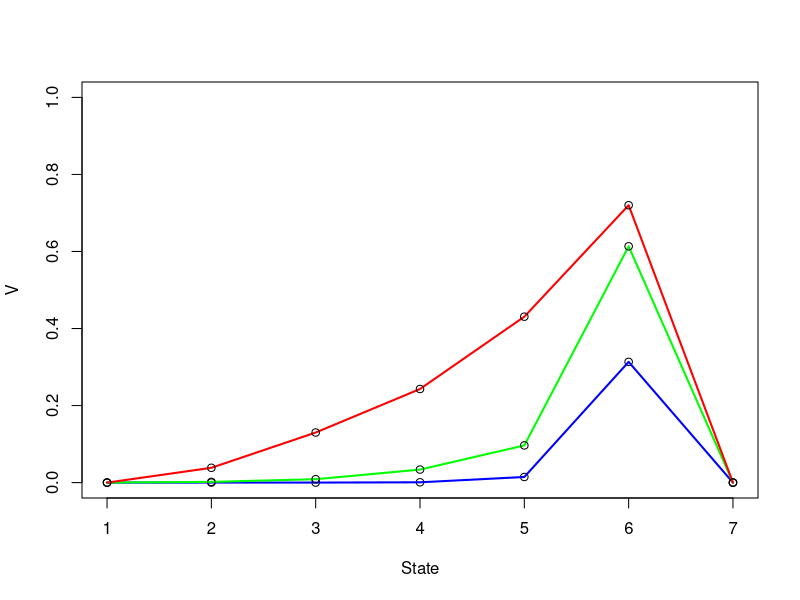
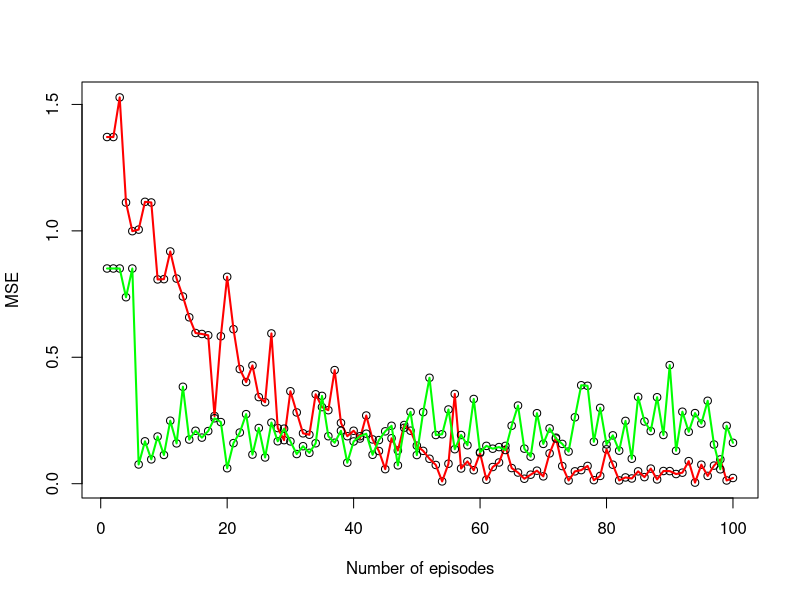
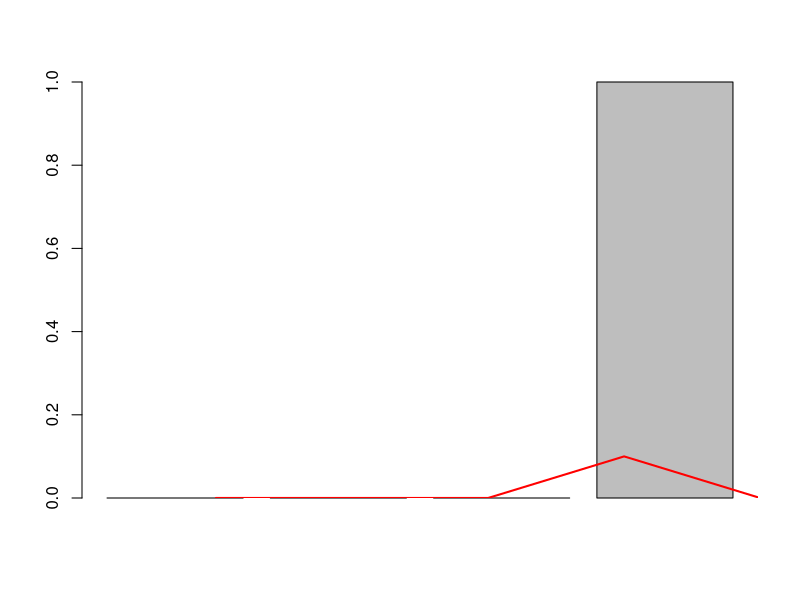
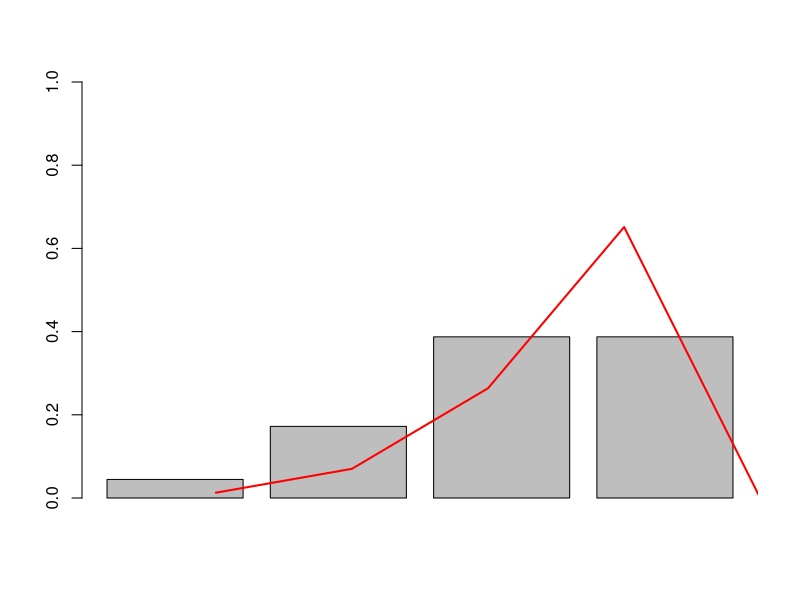
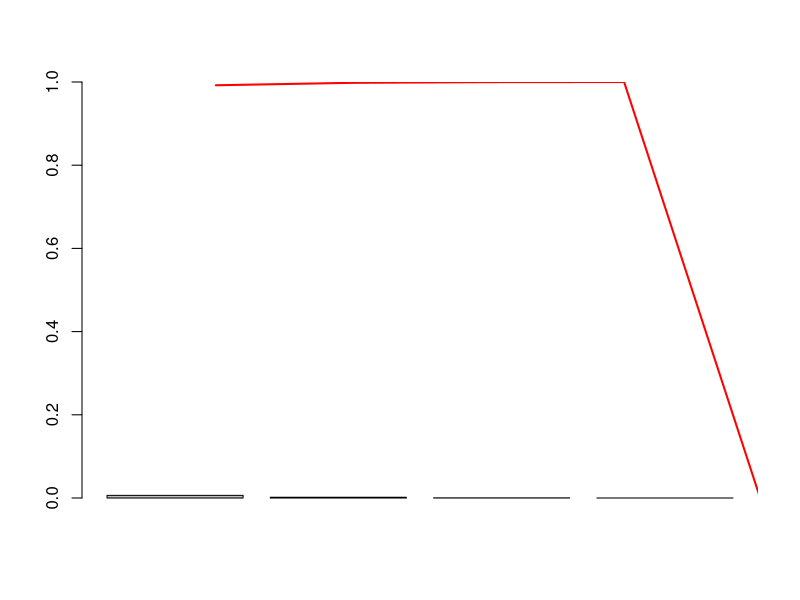
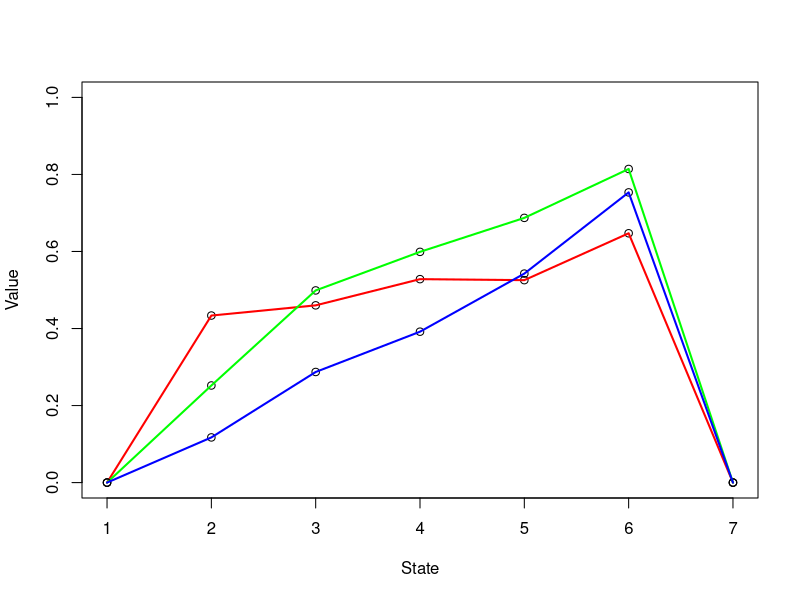

Source code (R) for these figures, in order:
## ---- chunk 1
TD_learn <- function(begin_state, reward_mat, alpha, gamma, episodes)
{
  values <- integer(length(reward_mat))
  for(i in 1:episodes)
  {
    current_state = begin_state
    while(current_state != 1 && current_state != length(reward_mat))
    {
      if(rbinom(1, 1, 0.5) == 0)
      {
        next_state = current_state - 1
      }
      else
      {
        next_state  = current_state + 1
      }
      delta = reward_mat[next_state] + gamma*values[next_state] - values[current_state]
      values[current_state] = values[current_state] + alpha*delta
      current_state = next_state
    }
  }
  return(values)
}
begin_state = 4
reward_mat = c(0, 0, 0, 0, 0, 0, 1)
alpha = 0.1
gamma = 1
episodes = 100

TD_learn(begin_state, reward_mat, alpha, gamma, episodes)
## ---- chunk 2
begin_state = 4
reward_mat = c(0, 0, 0, 0, 0, 0, 1)
alpha = 0.1
episodes = 100

gamma = 0.1
data2 = TD_learn(begin_state, reward_mat, alpha, gamma, episodes)
plot(seq(1, length(reward_mat)), data2, xlab = "State", ylab = "V", ylim =c(0, 1))
lines(seq(1, length(reward_mat)), data2, col="blue",lwd=2)

gamma = 0.5
data1 = TD_learn(begin_state, reward_mat, alpha, gamma, episodes)
lines(seq(1, length(reward_mat)), data1, col="green",lwd=2)
points(seq(1, length(reward_mat)), data1, col="black")

gamma = 0.9
data3 = TD_learn(begin_state, reward_mat, alpha, gamma, episodes)
lines(seq(1, length(reward_mat)), data3, col="red",lwd=2)
points(seq(1, length(reward_mat)), data3, col="black")
## ---- chunk 3
MSE <-function(v, expected_v)
{
  v_diff = v-expected_v
  return(sum(v_diff*v_diff))
}

begin_state = 4
reward_mat = c(0, 0, 0, 0, 0, 0, 1)
alpha = 0.1
gamma = 1
episodes = 100

data = TD_learn(begin_state, reward_mat, alpha, gamma, episodes)
expected_data = c(0, 1/6, 2/6, 3/6, 4/6, 5/6, 0)
MSE(data, expected_data)
## ---- chunk 4
TD_MSE <- function(begin_state, reward_mat, alpha, gamma, episodes, expected_v)
{
  MSE = numeric(episodes)
  for(i in 1:episodes)
  {
    v = TD_learn(begin_state, reward_mat, alpha, gamma, i)
    MSE[i] = MSE(v, expected_v)
  }
  return(MSE)
}

begin_state = 4
reward_mat = c(0, 0, 0, 0, 0, 0, 1)
alpha = 0.1
gamma = 1
episodes = 100
expected_data = c(0, 1/6, 2/6, 3/6, 4/6, 5/6, 0)

data1 = TD_MSE(begin_state, reward_mat, alpha, gamma, episodes, expected_data)
plot(seq(1, episodes), data1, xlab = "Number of episodes", ylab = "MSE")
lines(seq(1, episodes), data1, col="red",lwd=2)

alpha = 0.7
data2 = TD_MSE(begin_state, reward_mat, alpha, gamma, episodes, expected_data)
points(seq(1, episodes), data2, xlab = "Number of episodes", ylab = "MSE")
lines(seq(1, episodes), data2, col="green",lwd=2)
## ---- chunk 5
TD_error <- function(begin_state, reward_mat, alpha, gamma, episodes)
{
  values <- integer(length(reward_mat))
  for(i in 1:episodes)
  {
    current_state = begin_state
    prediction_error = c()
    while(current_state != 5)
    {
      next_state = current_state + 1
      delta = reward_mat[next_state] + gamma*values[next_state] - values[current_state]
      prediction_error <- c(prediction_error, delta)
      values[current_state] = values[current_state] + alpha*delta
      current_state = next_state
    }
  }
  return(list(values, prediction_error))
}

begin_state = 1
reward_mat = c(0, 0, 0, 0, 1)
alpha = 0.1
gamma = 1
episodes = 1

data_error = TD_error(begin_state, reward_mat, alpha, gamma, episodes)

barplot(data_error[[2]], ylim=c(0,1))
lines(seq(1, length(reward_mat)), data_error[[1]], col="red",lwd=2)

## ---- chunk 6
begin_state = 1
reward_mat = c(0, 0, 0, 0, 1)
alpha = 0.1
gamma = 1
episodes = 10

data_error = TD_error(begin_state, reward_mat, alpha, gamma, episodes)

barplot(data_error[[2]], ylim=c(0,1))
lines(seq(1, length(reward_mat)), data_error[[1]], col="red",lwd=2)


episodes = 100

data_error = TD_error(begin_state, reward_mat, alpha, gamma, episodes)

barplot(data_error[[2]], ylim=c(0,1))
lines(seq(1, length(reward_mat)), data_error[[1]], col="red",lwd=2)

## ---- chunk 7
TD_lambda <- function(begin_state, reward_mat, alpha, gamma, episodes, lambda)
{
  values <- integer(length(reward_mat))
  
  
  for(i in 1:episodes)
  {
    ET <- integer(length(reward_mat))
    ET_prev <- integer(length(reward_mat))
    
    current_state = begin_state
    while(current_state != 1 && current_state != length(reward_mat))
    {
      if(rbinom(1, 1, 0.5) == 0)
      {
        next_state = current_state - 1
      }
      else
      {
        next_state  = current_state + 1
      }
     
      
      for(i in 1:length(ET_prev)){
        temp = ET[i]
        ET[i] = gamma*lambda*ET_prev[i]
        ET_prev[i] = temp
      }
      ET[current_state] = 1
      
      for(i in 2:(length(reward_mat)-1))
      {
        if(ET[i] != 0){
          delta = reward_mat[next_state] + gamma*values[next_state] - values[i]
          values[i] = values[i] + alpha*delta*ET[i]
        }
      }
      
      
      current_state = next_state
    }
  }
  return(values)
}

begin_state = 4
reward_mat = c(0, 0, 0, 0, 0, 0, 1)
alpha = 0.1
gamma = 1.0
episodes = 1000

lambda = 0.8
data_lambda_1 = TD_lambda(begin_state, reward_mat, alpha, gamma, episodes, lambda)

lambda = 0.5
data_lambda_2 = TD_lambda(begin_state, reward_mat, alpha, gamma, episodes, lambda)

lambda = 0.1
data_lambda_3 = TD_lambda(begin_state, reward_mat, alpha, gamma, episodes, lambda)



plot(seq(1, length(reward_mat)), data_lambda_1, xlab = "State", ylab = "Value", ylim=c(0,1))
lines(seq(1, length(reward_mat)), data_lambda_1, col="red",lwd=2)

points(seq(1, length(reward_mat)), data_lambda_2, xlab = "State", ylab = "Value")
lines(seq(1, length(reward_mat)), data_lambda_2, col="green",lwd=2)

points(seq(1, length(reward_mat)), data_lambda_3, xlab = "State", ylab = "Value")
lines(seq(1, length(reward_mat)), data_lambda_3, col="blue",lwd=2)
